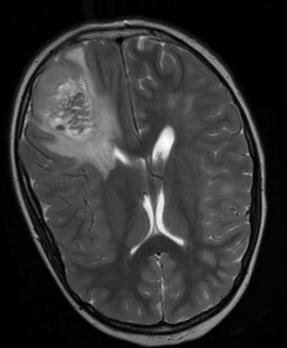
#> input picture augmented data/yes/aug_Y100_0_5739.jpg, 287 x 348 px, found by its file name; its folder holds 4 pictures in this run
$ jupyter execute --allow-errors 'Brain Tumor Detection.ipynb'   (shell and % lines are left out)
#> lines starting #> are read from the running program, lines starting #| are printed output that depends on the picture; after the words box and inside, x2 and y2 are one past the last pixel; in counts of white or black regions, pixels touching at a corner belong together
# Brain Tumor Detection Using a Convolutional Neural Network

**About the Brain MRI Images dataset:**<br>
The dataset contains 2 folders: yes and no which contains 253 Brain MRI Images. The folder yes contains 155 Brain MRI Images that are tumorous and the folder no contains 98 Brain MRI Images that are non-tumorous.
* Link :
https://www.kaggle.com/navoneel/brain-mri-images-for-brain-tumor-detection

[cell 1]
import tensorflow as tf
from tensorflow.keras.layers import Conv2D, Input, ZeroPadding2D, BatchNormalization, Activation, MaxPooling2D, Flatten, Dense
from tensorflow.keras.models import Model, load_model
from tensorflow.keras.callbacks import TensorBoard, ModelCheckpoint
from sklearn.model_selection import train_test_split
from sklearn.metrics import f1_score
from sklearn.utils import shuffle
import cv2
import imutils
import numpy as np
import matplotlib.pyplot as plt
import time
from os import listdir

## Data Preparation & Preprocessing

In order to crop the part that contains only the brain of the image, implement a cropping technique to find the extreme top, bottom, left and right points of the brain.
* https://www.pyimagesearch.com/2016/04/11/finding-extreme-points-in-contours-with-opencv/

[cell 2]
def crop_brain_contour(image, plot=False):

    #import imutils
    #import cv2
    #from matplotlib import pyplot as plt

    # Convert the image to grayscale, and blur it slightly
    gray = cv2.cvtColor(image, cv2.COLOR_BGR2GRAY)
    gray = cv2.GaussianBlur(gray, (5, 5), 0)

    # Threshold the image, then perform a series of erosions +
    # dilations to remove any small regions of noise
    thresh = cv2.threshold(gray, 45, 255, cv2.THRESH_BINARY)[1]
    thresh = cv2.erode(thresh, None, iterations=2)
    thresh = cv2.dilate(thresh, None, iterations=2)

    # Find contours in thresholded image, then grab the largest one
    cnts = cv2.findContours(thresh.copy(), cv2.RETR_EXTERNAL, cv2.CHAIN_APPROX_SIMPLE)
    cnts = imutils.grab_contours(cnts)
    c = max(cnts, key=cv2.contourArea)


    # Find the extreme points
    extLeft = tuple(c[c[:, :, 0].argmin()][0])
    extRight = tuple(c[c[:, :, 0].argmax()][0])
    extTop = tuple(c[c[:, :, 1].argmin()][0])
    extBot = tuple(c[c[:, :, 1].argmax()][0])

    # crop new image out of the original image using the four extreme points (left, right, top, bottom)
    new_image = image[extTop[1]:extBot[1], extLeft[0]:extRight[0]]

    if plot:
        plt.figure()

        plt.subplot(1, 2, 1)
        plt.imshow(image)

        plt.tick_params(axis='both', which='both',
                        top=False, bottom=False, left=False, right=False,
                        labelbottom=False, labeltop=False, labelleft=False, labelright=False)

        plt.title('Original Image')

        plt.subplot(1, 2, 2)
        plt.imshow(new_image)

        plt.tick_params(axis='both', which='both',
                        top=False, bottom=False, left=False, right=False,
                        labelbottom=False, labeltop=False, labelleft=False, labelright=False)

        plt.title('Cropped Image')

        plt.show()

    return new_image

In order to better understand what it's doing, let's grab an image from the dataset and apply this cropping function to see the result:

[cell 3]
ex_img = cv2.imread('Dataset/yes/Y1.jpg')
#> (the rest of this cell did not finish here and is left out)

### Load up the data:

The following function takes two arguments, the first one is a list of directory paths for the folders 'yes' and 'no' that contain the image data and the second argument is the image size, and for every image in both directories and does the following:
1. Read the image.
2. Crop the part of the image representing only the brain.
3. Resize the image (because the images in the dataset come in different sizes (meaning width, height and # of channels). So, we want all of our images to be (240, 240, 3) to feed it as an input to the neural network.
4. Apply normalization because we want pixel values to be scaled to the range 0-1.
5. Append the image to <i>X</i> and its label to <i>y</i>.<br>

After that, Shuffle <i>X</i> and <i>y</i>, because the data is ordered (meaning the arrays contains the first part belonging to one class and the second part belonging to the other class, and we don't want that).<br>
Finally, Return <i>X</i> and <i>y</i>.

[cell 4]
def load_data(dir_list, image_size):
    """
    Read images, resize and normalize them.
    Arguments:
        dir_list: list of strings representing file directories.
    Returns:
        X: A numpy array with shape = (#_examples, image_width, image_height, #_channels)
        y: A numpy array with shape = (#_examples, 1)
    """
#> called with image_size = (240, 240)

    # load all images in a directory
    X = []
    y = []
    image_width, image_height = image_size

    for directory in dir_list:
        for filename in listdir(directory):
            # load the image
            image = cv2.imread(directory + '\\' + filename)
#> image is the input picture: shape (348, 287, 3); min 0, max 255, mean 50.8
            # crop the brain and ignore the unnecessary rest part of the image
            image = crop_brain_contour(image, plot=False)
#> call 2 of crop_brain_contour, with plot = False
#> in crop_brain_contour (call 2), `thresh = cv2.threshold(gray, 45, 255, cv2.THRESH_BINARY)[1]`:
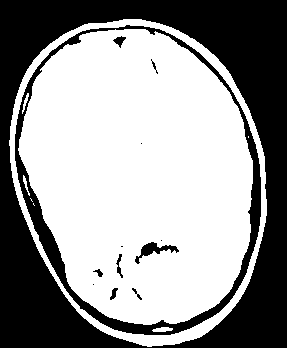
#> thresh: shape (348, 287); 59.4% white; 13 black regions (4 under 20 px), largest, box (x1, y1, x2, y2) and area: (0, 0, 287, 348) 34065, (15, 25, 261, 335) 5876, (135, 242, 179, 264) 304
#> in crop_brain_contour (call 2), `thresh = cv2.erode(thresh, None, iterations=2)`:
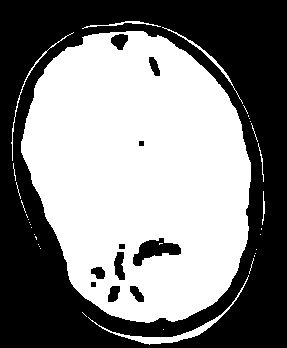
#> thresh: shape (348, 287); 51.5% white; 11 black regions, largest, box (x1, y1, x2, y2) and area: (0, 0, 287, 348) 46794, (133, 238, 181, 266) 660, (114, 252, 125, 280) 221
#> in crop_brain_contour (call 2), `thresh = cv2.dilate(thresh, None, iterations=2)`:
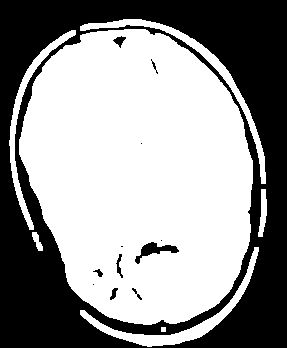
#> thresh: shape (348, 287); 58.7% white; 12 black regions (4 under 20 px)
#> in crop_brain_contour (call 2), `cnts = cv2.findContours(thresh.copy(), cv2.RETR_EXTERNAL, cv2.CHAIN_AP..`: cnts = 7 contours, 1 with area under 20; largest, box (x1, y1, x2, y2) and area: (19, 29, 253, 325) 53300, (80, 247, 259, 347) 1746, (80, 19, 266, 184) 1606, (9, 30, 76, 230) 1172, (258, 189, 267, 237) 212, (32, 232, 43, 251) 85
#> in crop_brain_contour (call 2), `c = max(cnts, key=cv2.contourArea)`: c = contour of 377 points, box (x1, y1, x2, y2) (19, 29, 253, 325), area 53300
#> in crop_brain_contour (call 2), `extLeft = tuple(c[c[:, :, 0].argmin()][0])`: extLeft = (19, 139)
#> in crop_brain_contour (call 2), `extRight = tuple(c[c[:, :, 0].argmax()][0])`: extRight = (252, 183)
#> in crop_brain_contour (call 2), `extTop = tuple(c[c[:, :, 1].argmin()][0])`: extTop = (124, 29)
#> in crop_brain_contour (call 2), `extBot = tuple(c[c[:, :, 1].argmax()][0])`: extBot = (143, 324)
#> in crop_brain_contour (call 2), `new_image = image[extTop[1]:extBot[1], extLeft[0]:extRight[0]]`:
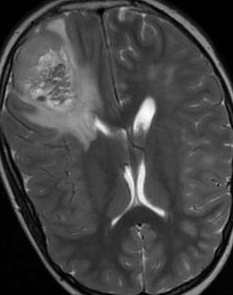
#> new_image: shape (295, 233, 3); min 0, max 255, mean 67.9
            # resize image
            image = cv2.resize(image, dsize=(image_width, image_height), interpolation=cv2.INTER_CUBIC)
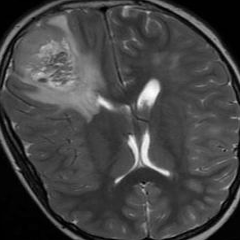
#> image: shape (240, 240, 3); min 0, max 255, mean 67.9
            # normalize values
            image = image / 255.
            # convert image to numpy array and append it to X
            X.append(image)
            # append a value of 1 to the target array if the image
            # is in the folder named 'yes', otherwise append 0.
            if directory[-3:] == 'yes':
                y.append([1])
            else:
                y.append([0])

    X = np.array(X)
    y = np.array(y)

    # Shuffle the data
    X, y = shuffle(X, y)

    print(f'Number of examples is: {len(X)}')
    print(f'X shape is: {X.shape}')
    print(f'y shape is: {y.shape}')

    return X, y

Load up the data that we augmented earlier in the Data Augmentation notebook.<br>
**Note:** the augmented data directory contains not only the new generated images but also the original images.

[cell 5]
augmented_path = 'augmented data/'

# augmented data (yes and no) contains both the original and the new generated examples
augmented_yes = augmented_path + 'yes'
augmented_no = augmented_path + 'no'

IMG_WIDTH, IMG_HEIGHT = (240, 240)

#> (the rest of this cell did not finish here and is left out)

As we see, we have 2065 images. Each images has a shape of **(240, 240, 3)=(image_width, image_height, number_of_channels)**

### Plot sample images:

[cell 6]
# [33 lines left out: function plot_sample_images, not called in this run]

#> (a cell that did not finish here is left out)

### Split the data:
Split <i>X</i> and <i>y</i> into training, validation (development) and validation sets.

[cell 8]
# [20 lines left out: function split_data, not called in this run]

Let's use the following way to split:<br>
1. 70% of the data for training.
2. 15% of the data for validation.
3. 15% of the data for testing.

#> (a cell that did not finish here is left out)

#> (a cell that did not finish here is left out)

Some helper functions:

[cell 11]
# Nicely formatted time string
# [5 lines left out: function hms_string, not called in this run]

[cell 12]
# [7 lines left out: function compute_f1_score, not called in this run]

# Build the model

[cell 13]
def build_model(input_shape):
    """
    Arugments:
        input_shape: A tuple representing the shape of the input of the model. shape=(image_width, image_height, #_channels)
    Returns:
        model: A Model object.
    """
    # Define the input placeholder as a tensor with shape input_shape.
    X_input = Input(input_shape) # shape=(?, 240, 240, 3)

    # Zero-Padding: pads the border of X_input with zeroes
    X = ZeroPadding2D((2, 2))(X_input) # shape=(?, 244, 244, 3)

    # CONV -> BN -> RELU Block applied to X
    X = Conv2D(32, (7, 7), strides = (1, 1), name = 'conv0')(X)
    X = BatchNormalization(axis = 3, name = 'bn0')(X)
    X = Activation('relu')(X) # shape=(?, 238, 238, 32)

    # MAXPOOL
    X = MaxPooling2D((4, 4), name='max_pool0')(X) # shape=(?, 59, 59, 32)

    # MAXPOOL
    X = MaxPooling2D((4, 4), name='max_pool1')(X) # shape=(?, 14, 14, 32)

    # FLATTEN X
    X = Flatten()(X) # shape=(?, 6272)
    # FULLYCONNECTED
    X = Dense(1, activation='sigmoid', name='fc')(X) # shape=(?, 1)

    # Create model. This creates your Keras model instance, you'll use this instance to train/test the model.
    model = Model(inputs = X_input, outputs = X, name='BrainDetectionModel')

    return model

Define the image shape:

[cell 14]
IMG_SHAPE = (IMG_WIDTH, IMG_HEIGHT, 3)
#> IMG_SHAPE = (240, 240, 3)

#> (a cell that did not finish here is left out)
